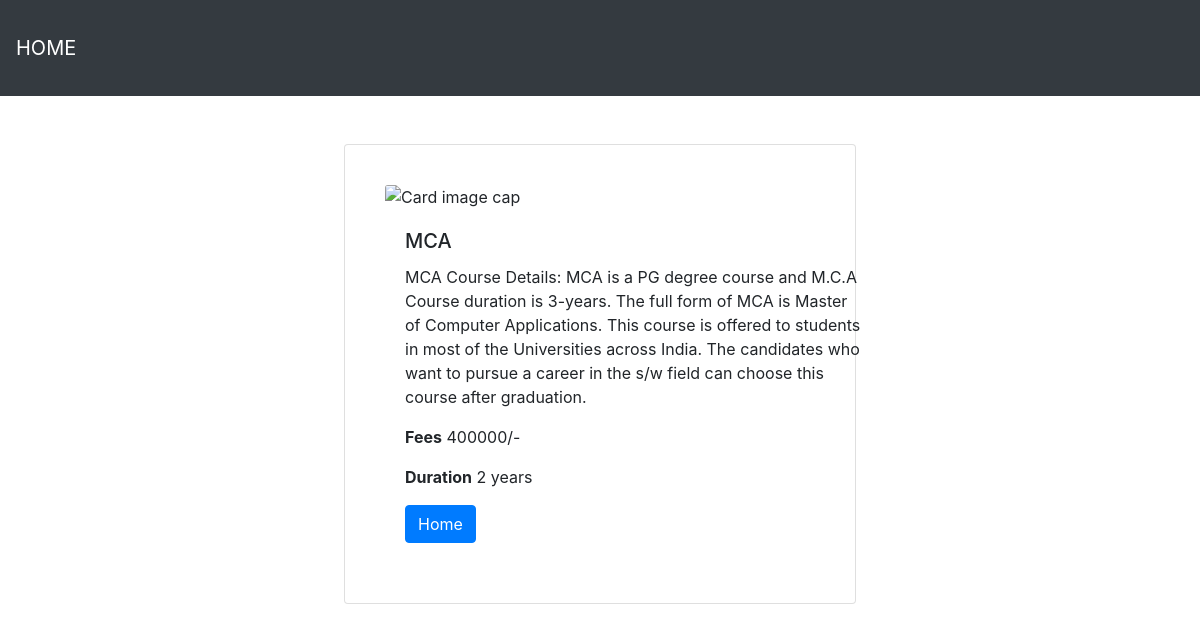
The page /description/9 on the database its author committed.
### app/models.py (models this page shows, shortened)
class Courses(models.Model):
    name=models.CharField(max_length=200,null=True)
    duration=models.IntegerField(default=3,null=True,blank=True)
    fees=models.IntegerField(null=True,blank=True)
    decsription=models.CharField(null=True,blank=True,max_length=10000)

### app/views.py (the view)
# urls.py: path('description/<str:pk>',description,name='description'),
def description(request,pk):
    course=Courses.objects.get(id=pk)
    context={
        'course':course,
        }
    return render(request,'description.html',context)

### app/templates/description.html (shortened to what this page needs)
{% extends 'main.html' %}
{% load static%}
{% block content %}
<head>
</head>
<body>
    <div class="card" style="width: 32rem;">
        <img class="card-img-top" src="https://tse1.mm.bing.net/th?id=OIP.mq9G2Qtebo1uIOdCSkCUfgHaEL&pid=Api&rs=1&c=1&qlt=95&w=218&h=123" alt="Card image cap">
        <div class="card-body">
          <h5 class="card-title">{{course.name}}</h5>
          <p class="card-text">{{course.decsription}}</p>
          <p><b>Fees</b> {{course.fees}}/-</p>
          <p><b>Duration</b> {{course.duration}} years</p>
          <a href="{% url 'home' %}" class="btn btn-primary">Home</a>
        </div>
      </div>
</body>
{% endblock %}

### app/templates/description.html (style rules this page uses)
div { margin:auto; padding: 40px; width: 500px; }

### rows shown on the page
Courses: name "MCA", decsription "MCA Course Details: MCA is a PG degree course and M.C.A Course duration is 3-years. The full form of MCA is Master of Computer Applications. This course is offered to students in most of the Universities across India. The candidates who want to pursue a career in the s/w field can choose this course after graduation.", fees "400000", duration "2"
